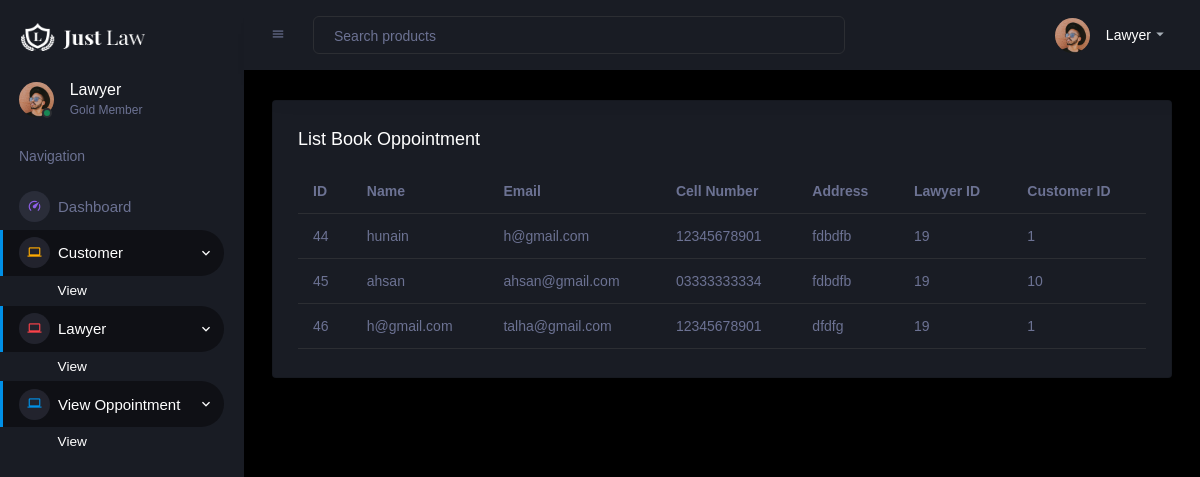
The page /admin/lawyerindex.php?ViewOppoitment (signed in) on the database its author committed.
### tables this page shows
CREATE TABLE `book_oppointment` (
  `B_Id` int(11) NOT NULL,
  `CustomerName` varchar(50) DEFAULT NULL,
  `CustomerEmail` varchar(50) NOT NULL,
  `CustomerPhone` varchar(50) DEFAULT NULL,
  `CustomerAddress` varchar(200) NOT NULL,
  `Lawyerid` int(11) DEFAULT NULL,
  `customerid` int(11) DEFAULT NULL
);

### admin/ViewOppointment.php (the view)
<?php
  include("connection.php");
?>
<!DOCTYPE html>
<html lang="en">
  <head>
  </head>
  <body>
    <div class="container-scroller">
        <div class="col-md-12 grid-margin stretch-card">
              <div class="card">
                <div class="card-body">
                  <h4 class="card-title">List Book Oppointment</h4>
                    <table class="table">
                        <tr>
                            <th>ID</th>
                            <th>Name</th>
                            <th>Email</th>
                            <th>Cell Number</th>
                            <th>Address</th>
                            <th>Lawyer ID</th>
                            <th>Customer ID</th>
                        </tr>
                        <?php
                          $fetchsp= mysqli_query($con,"select * from book_oppointment");
                          while($row = mysqli_fetch_array($fetchsp))
                          {
                            echo '
                            <tr>
                            <td>'.$row[0].'</td>
                            <td>'.$row[1].'</td>
                            <td>'.$row[2].'</td>
                            <td>'.$row[3].'</td>
                            <td>'.$row[4].'</td>
                            <td>'.$row[5].'</td>
                            <td>'.$row[6].'</td>
                        </tr>
                            ';
                          }
                       ?>
                    </table>
                </div>
              </div>
            </div>
          </div>
  </body>
</html>

### rows shown on the page
book_oppointment: B_Id "44", CustomerName "hunain", CustomerEmail "h@gmail.com", CustomerPhone "12345678901", CustomerAddress "fdbdfb", Lawyerid "19", customerid "1"
book_oppointment: B_Id "45", CustomerName "ahsan", CustomerEmail "ahsan@gmail.com", CustomerPhone "03333333334", CustomerAddress "fdbdfb", Lawyerid "19", customerid "10"
book_oppointment: B_Id "46", CustomerName "h@gmail.com", CustomerEmail "talha@gmail.com", CustomerPhone "12345678901", CustomerAddress "dfdfg", Lawyerid "19", customerid "1"
